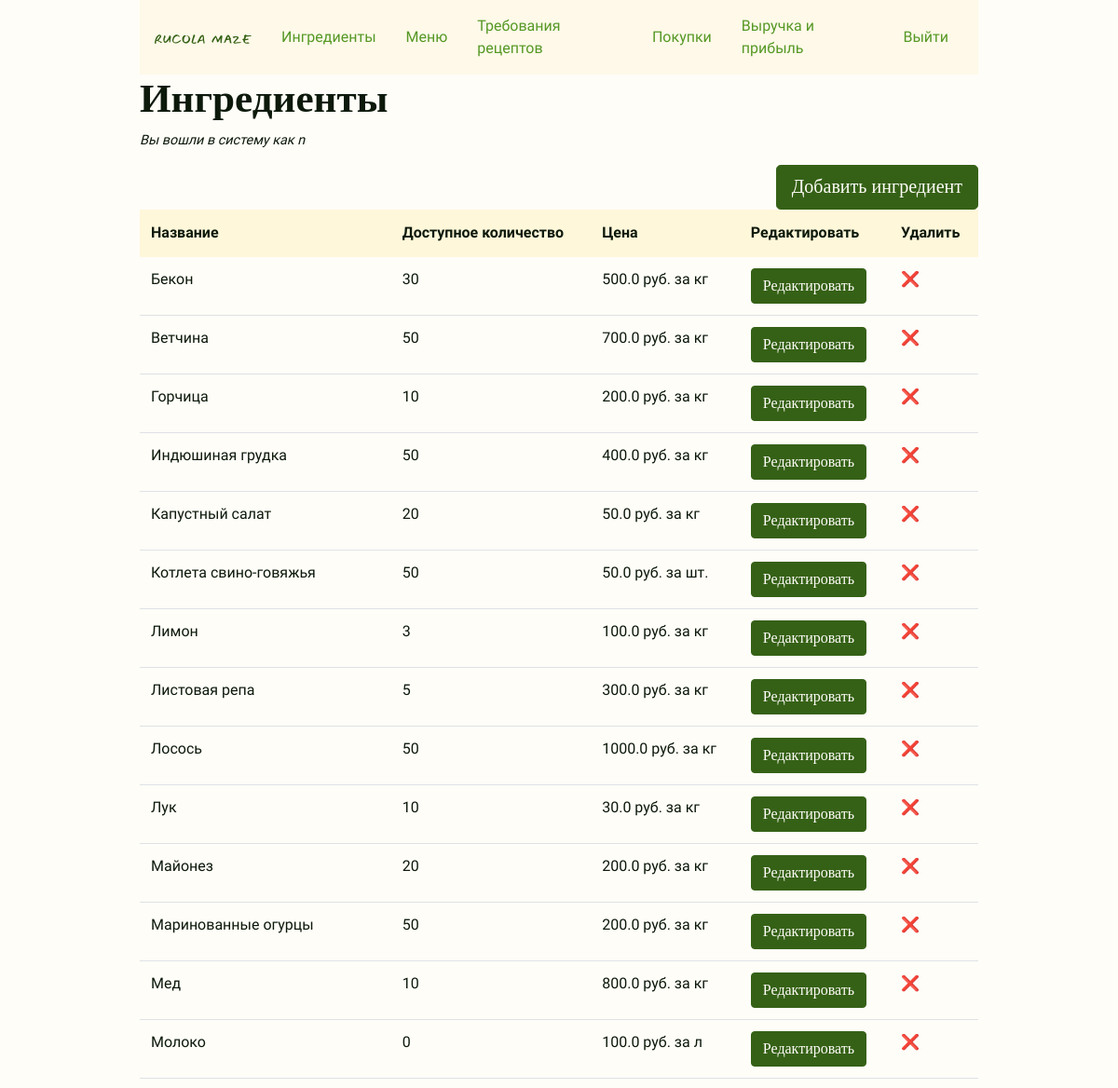
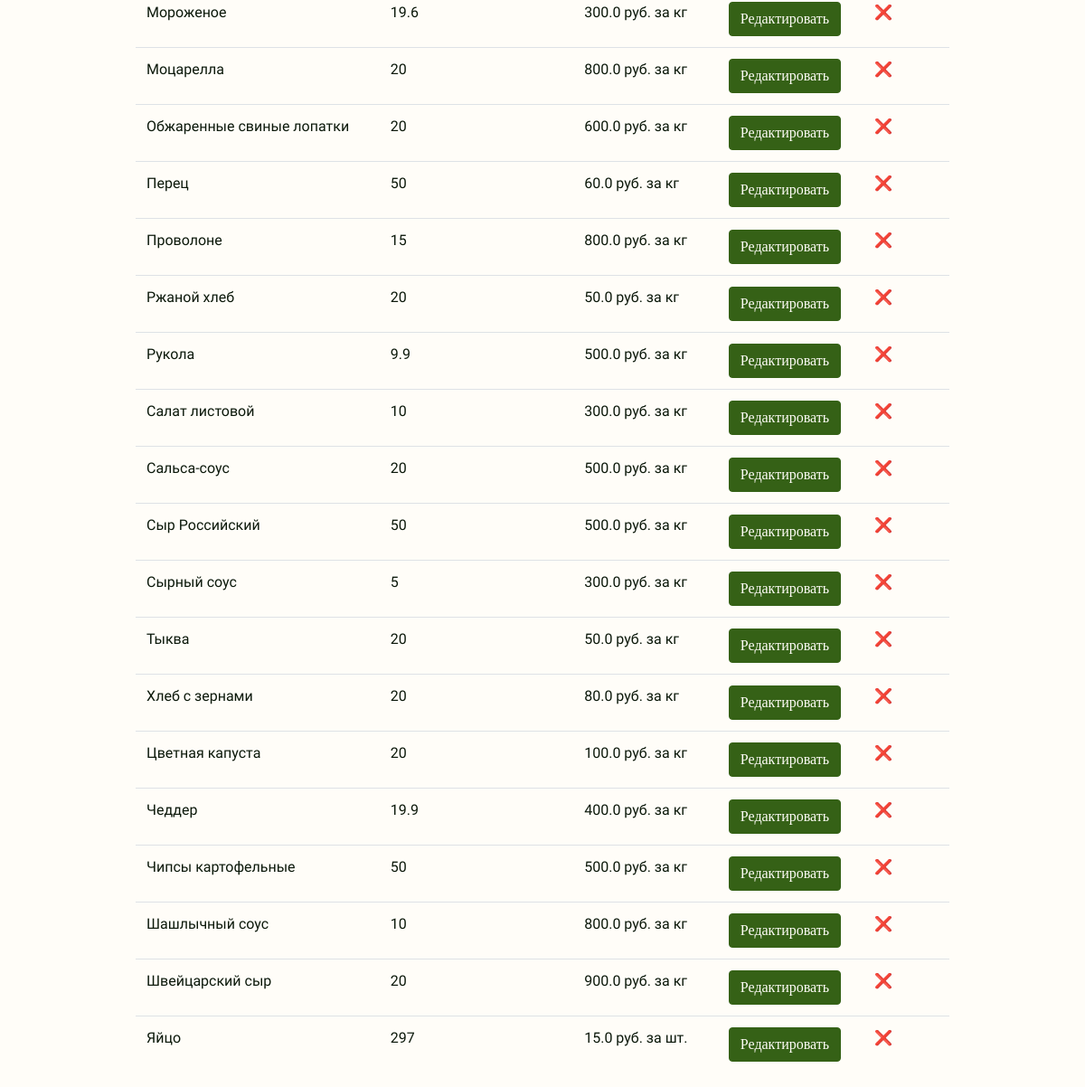
/ingredients/ (signed in), run on the app's committed database (2 pictures, top to bottom).
### rucola_maze/models.py (models this page shows, shortened)
class User(UserMixin, db.Model):
    id = mapped_column(db.Integer, primary_key=True)
    username = mapped_column(db.String(64), unique=True, index=True)
    email = mapped_column(db.String(128), index=True, unique=True)
    password_hash = mapped_column(db.String(128))
    joined_at = mapped_column(db.DateTime(), index=True, default=datetime.utcnow)

class Ingredient(db.Model):
    id = mapped_column(db.Integer, primary_key=True)
    name = mapped_column(db.String(96), unique=True, index=True)
    quantity_available = mapped_column(
        db.Numeric(precision=2, asdecimal=False, decimal_return_scale=None), default=0
    )
    unit = mapped_column(db.String(16))
    unit_price_dollars = mapped_column(db.Integer, default=0)
    unit_price_cents = mapped_column(db.Integer, default=0)
    in_recipe_requirements = db.relationship(
        "RecipeRequirement",
        backref="ingredient",
        lazy="dynamic",
        cascade="all, delete, delete-orphan",
    )

### rucola_maze/inventory.py (the view)
@bp.route("/ingredients/")
@login_required
def ingredients():
    ingredients = Ingredient.query.order_by(Ingredient.name)
    return render_template("inventory/ingredients.html", ingredients=ingredients)

### rucola_maze/models.py (called while the page is built)
@login_manager.user_loader
def load_user(user_id):
    return User.query.get(int(user_id))

### rucola_maze/templates/inventory/ingredients.html (shortened to what this page needs)
{% extends 'base.html' %}
{% block content %}
<div class="h1">
    <h1>Ингредиенты</h1>
</div>
<p class="small-text">Вы вошли в систему как {{ current_user.username }}</p>
<div><a class="btn btn-primary btn-lg right" href="{{ url_for('inventory.ingredient_new') }}" role="button">Добавить
        ингредиент</a>
</div>
<table class="table">
    <thead class="thead-light">
        <tr>
            <th>Название</th>
            <th>Доступное количество</th>
            <th>Цена</th>
            <th>Редактировать</th>
            <th>Удалить</th>
        </tr>
    </thead>
    {% for ingredient in ingredients %}
    <tr>
        <td>{{ ingredient.name }}</td>
        <td>{{ ingredient.quantity_available }}</td>
        <td>{{ ingredient.unit_price_dollars }}.{{ ingredient.unit_price_cents }} руб. за {{ ingredient.unit }}</td>
        <td><a href="{{ url_for('inventory.ingredient_edit', ingredient_id=ingredient.id) }}"><button
                    class="btn btn-primary">Редактировать</button></a>
        </td>
        <td><a href="{{ url_for('inventory.ingredient_delete', ingredient_id=ingredient.id) }}">❌</td>
    </tr>
    {% endfor %}
</table>
{% endblock %}

### rucola_maze/static/style.css (style rules this page uses)
body { font-family: PT Sans; color: #0C190B; background-color: #FFFDF8; width: 75%; margin: 0 auto; }
.small-text { font-size: 0.9em; font-style: italic; }
a { color: #559825; }
.h1 h1 { font-family: Nunito; font-weight: bold; font-size: 2.7rem; margin-top: 24; }
.btn-primary { background-color: #356116; color: #FFFDF8; font-family: Nunito; border-color: #356116; }
.right { float: right; }
.table .thead-light th { color: #0C190B; background-color: #FFF7DA; border-color: #FFF7DA; }

### data on the page
User: username "n"
Ingredient: name "Бекон", quantity_available "30", unit_price_dollars "500", unit_price_cents "0", unit "кг"
Ingredient: name "Ветчина", quantity_available "50", unit_price_dollars "700", unit_price_cents "0", unit "кг"
Ingredient: name "Горчица", quantity_available "10", unit_price_dollars "200", unit_price_cents "0", unit "кг"
Ingredient: name "Индюшиная грудка", quantity_available "50", unit_price_dollars "400", unit_price_cents "0", unit "кг"
Ingredient: name "Капустный салат", quantity_available "20", unit_price_dollars "50", unit_price_cents "0", unit "кг"
Ingredient: name "Котлета свино-говяжья", quantity_available "50", unit_price_dollars "50", unit_price_cents "0", unit "шт."
Ingredient: name "Лимон", quantity_available "3", unit_price_dollars "100", unit_price_cents "0", unit "кг"
Ingredient: name "Листовая репа", quantity_available "5", unit_price_dollars "300", unit_price_cents "0", unit "кг"
Ingredient: name "Лосось", quantity_available "50", unit_price_dollars "1000", unit_price_cents "0", unit "кг"
Ingredient: name "Лук", quantity_available "10", unit_price_dollars "30", unit_price_cents "0", unit "кг"
Ingredient: name "Майонез", quantity_available "20", unit_price_dollars "200", unit_price_cents "0", unit "кг"
Ingredient: name "Маринованные огурцы", quantity_available "50", unit_price_dollars "200", unit_price_cents "0", unit "кг"
Ingredient: name "Мед", quantity_available "10", unit_price_dollars "800", unit_price_cents "0", unit "кг"
Ingredient: name "Молоко", quantity_available "0", unit_price_dollars "100", unit_price_cents "0", unit "л"
Ingredient: name "Мороженое", quantity_available "19.6", unit_price_dollars "300", unit_price_cents "0", unit "кг"
Ingredient: name "Моцарелла", quantity_available "20", unit_price_dollars "800", unit_price_cents "0", unit "кг"
Ingredient: name "Обжаренные свиные лопатки", quantity_available "20", unit_price_dollars "600", unit_price_cents "0", unit "кг"
Ingredient: name "Перец", quantity_available "50", unit_price_dollars "60", unit_price_cents "0", unit "кг"
Ingredient: name "Проволоне", quantity_available "15", unit_price_dollars "800", unit_price_cents "0", unit "кг"
Ingredient: name "Ржаной хлеб", quantity_available "20", unit_price_dollars "50", unit_price_cents "0", unit "кг"
Ingredient: name "Рукола", quantity_available "9.9", unit_price_dollars "500", unit_price_cents "0", unit "кг"
Ingredient: name "Салат листовой", quantity_available "10", unit_price_dollars "300", unit_price_cents "0", unit "кг"
Ingredient: name "Сальса-соус", quantity_available "20", unit_price_dollars "500", unit_price_cents "0", unit "кг"
Ingredient: name "Сыр Российский", quantity_available "50", unit_price_dollars "500", unit_price_cents "0", unit "кг"
Ingredient: name "Сырный соус", quantity_available "5", unit_price_dollars "300", unit_price_cents "0", unit "кг"
Ingredient: name "Тыква", quantity_available "20", unit_price_dollars "50", unit_price_cents "0", unit "кг"
Ingredient: name "Хлеб с зернами", quantity_available "20", unit_price_dollars "80", unit_price_cents "0", unit "кг"
Ingredient: name "Цветная капуста", quantity_available "20", unit_price_dollars "100", unit_price_cents "0", unit "кг"
Ingredient: name "Чеддер", quantity_available "19.9", unit_price_dollars "400", unit_price_cents "0", unit "кг"
Ingredient: name "Чипсы картофельные", quantity_available "50", unit_price_dollars "500", unit_price_cents "0", unit "кг"
Ingredient: name "Шашлычный соус", quantity_available "10", unit_price_dollars "800", unit_price_cents "0", unit "кг"
Ingredient: name "Швейцарский сыр", quantity_available "20", unit_price_dollars "900", unit_price_cents "0", unit "кг"
Ingredient: name "Яйцо", quantity_available "297", unit_price_dollars "15", unit_price_cents "0", unit "шт."
